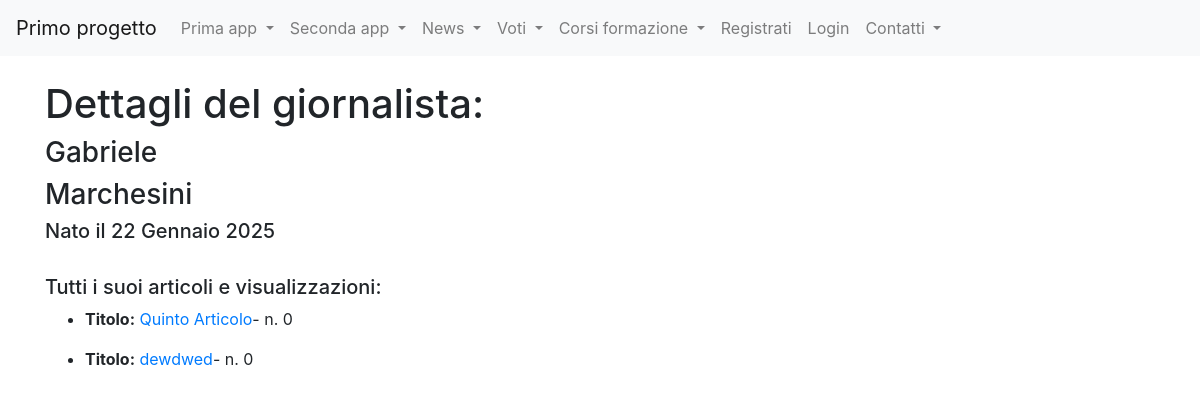
The page /news/giornalisti/7 on the database as committed earlier.
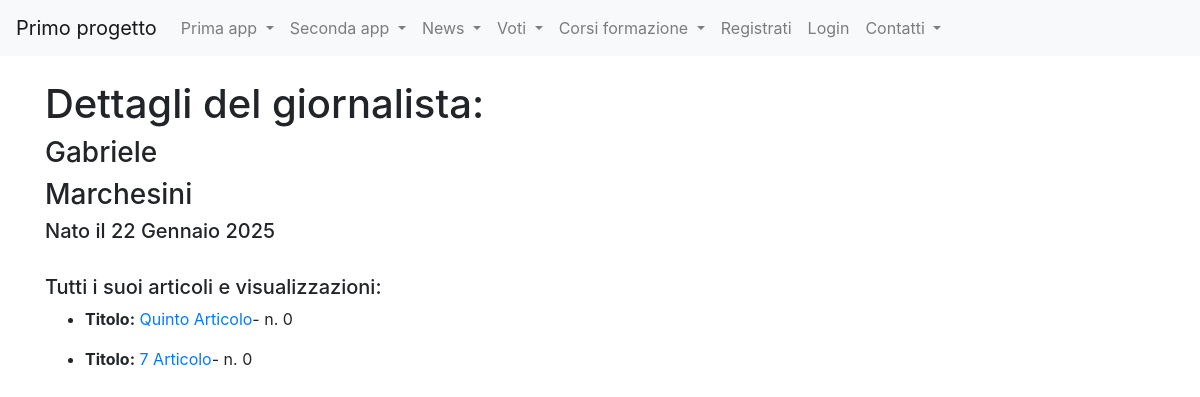
The same page on the database as committed later.
### news/models.py (models this page shows, shortened)
class Articolo(models.Model):
    titolo=models.CharField(max_length=100)
    contenuto=models.TextField()
    giornalista=models.ForeignKey(Giornalista, on_delete=models.CASCADE,related_name="articoli")
    visualizzazioni=models.SmallIntegerField(default=0)
    dataPubblicazione=models.DateField(default=datetime.now(),blank=True)
    class Meta:
        verbose_name = "Articolo"
        verbose_name_plural = "Articoli"

### news/views.py (the view)
# urls.py: path("giornalisti/<int:pk>", giornalistaDetailView, name="giornalista_detail"),
def giornalistaDetailView(request,pk):
    giornalista = get_object_or_404(Giornalista, pk=pk)
    articoli = Articolo.objects.filter(giornalista_id=pk)
    context={"giornalista": giornalista, "articoli":articoli}
    return render(request, "giornalista_detail.html", context)

### news/templates/giornalista_detail.html (shortened to what this page needs)
{%extends "base.html"%}
{%block content%}
    <h1>Dettagli del giornalista: </h1>
    <h3>{{ giornalista.nome }}</h3>
    <h3>{{ giornalista.cognome }}</h3>
    <h5>Nato il {{ giornalista.dataNascita }}</h5>
    <br>
    <h5>Tutti i suoi articoli e visualizzazioni: </h5>
    {% for articolo in articoli %}
        <ul>
            <strong><li>Titolo:</strong>
                <a href="/news/articoli/{{articolo.id}}">{{articolo.titolo}}</a>- n. {{articolo.visualizzazioni}}
        </ul>
    {% endfor %}
{%endblock content%}

Rows that differ between the two databases and show on the page:
changed Articolo: titolo "dewdwed" → "7 Articolo"
